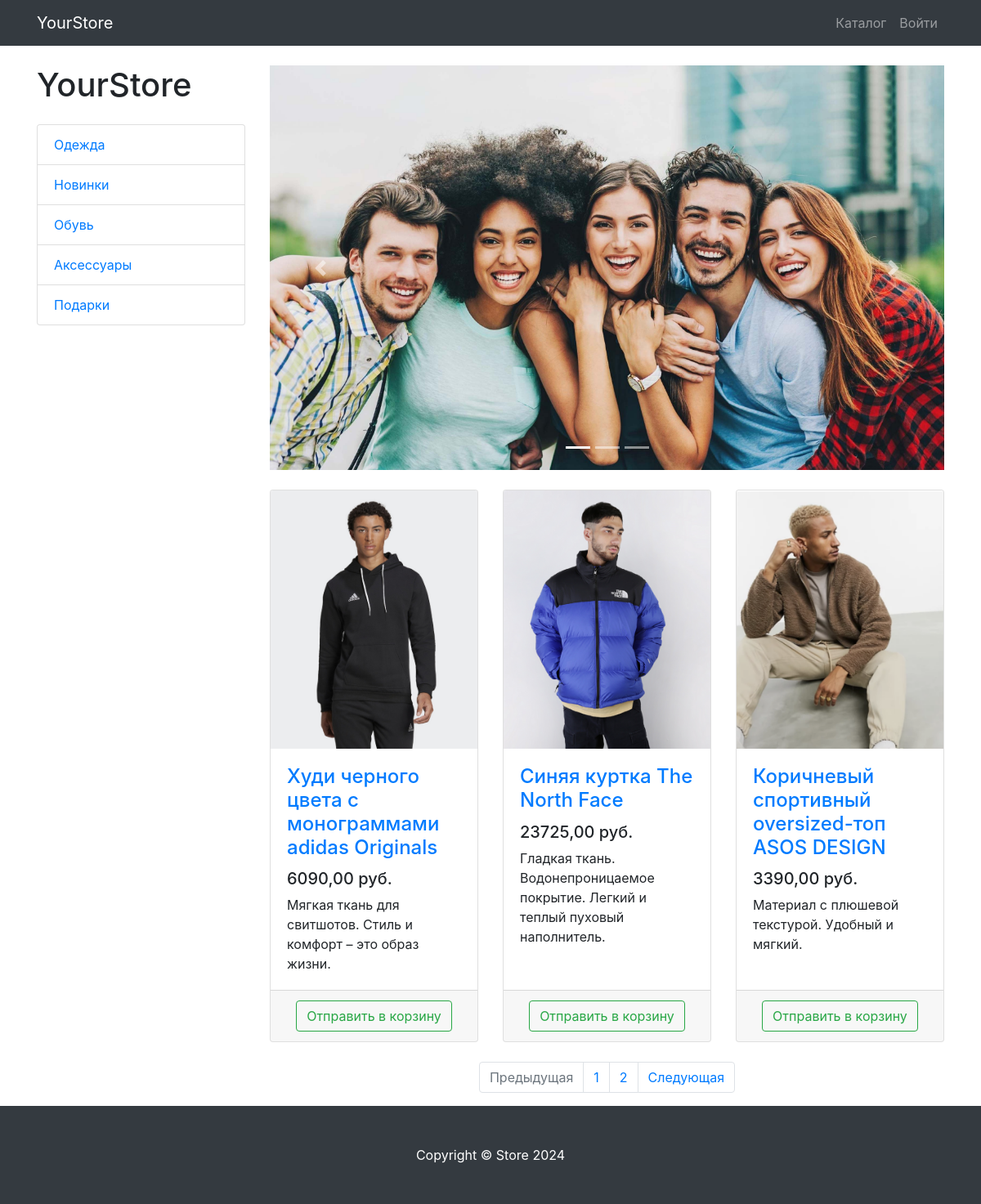
Screenshot of /products/ with the database file from the repository.
### product/models.py (models this page shows, shortened)
class ProductCategory(models.Model):
    name = models.CharField(max_length = 128, unique = True)
    description = models.TextField(null = True, blank = True)
    class Meta:
        verbose_name = 'category'
        verbose_name_plural = 'categories'

class Product(models.Model):
    name = models.CharField(max_length = 255)
    description = models.TextField()
    price = models.DecimalField(max_digits = 8, decimal_places = 2)
    quantity = models.PositiveIntegerField(default = 0)
    image = models.ImageField(upload_to = 'products_images')
    category = models.ForeignKey(to=ProductCategory, on_delete = models.CASCADE)
    class Meta:
        verbose_name = 'product'
        verbose_name_plural = 'products'

### product/views.py (the view)
# urls.py: path('products/', ProductsListView.as_view(), name = 'products'),
class ProductsListView(TitleMixin, ListView):
    model = Product
    template_name = 'product/products.html'
    paginate_by = 3
    title = 'Store-Каталог'
    def get_queryset(self):
        queryset = super(ProductsListView, self).get_queryset()
        category_id = self.kwargs.get('category_id')
        return queryset.filter(category_id=category_id) if category_id else queryset
    def get_context_data(self, *, object_list=None, **kwargs):
        context = super(ProductsListView, self).get_context_data()
        context['productcategorie'] = ProductCategory.objects.all()
        return context

### common/views.py (called while the page is built)
    def get_context_data(self, **kwargs):
        context = super(TitleMixin, self).get_context_data(**kwargs)
        context['title'] = self.title
        return context

### product/templates/product/products.html (shortened to what this page needs)
{% extends 'product/base.html' %}
{% load static %}
{% block css %}
<link href="{% static 'vendor/css/products.css' %}" rel="stylesheet">
{% endblock %}
{% block content %}
<div class="container">
    <div class="row">
        <div class="col-lg-3">
            <h1 class="my-4">YourStore</h1>
            <div class="list-group">
                {% for cat in productcategorie %}
                <a href="{% url 'category' cat.id %}" class="list-group-item">
                    {{ cat.name }}
                </a>
                {% endfor %}
            </div>
        </div>
        <div class="col-lg-9">
            <div id="carouselExampleIndicators" class="carousel slide my-4" data-ride="carousel">
                <ol class="carousel-indicators">
                    <li data-target="#carouselExampleIndicators" data-slide-to="0" class="active"></li>
                    <li data-target="#carouselExampleIndicators" data-slide-to="1"></li>
                    <li data-target="#carouselExampleIndicators" data-slide-to="2"></li>
                </ol>
                <div class="carousel-inner" role="listbox">
                    <div class="carousel-item active">
                        <img class="d-block img-fluid" src="{% static 'vendor/img/slides/slide-1.jpg' %}" alt="First slide">
                    </div>
                </div>
                <a class="carousel-control-prev" href="#carouselExampleIndicators" role="button" data-slide="prev">
                    <span class="carousel-control-prev-icon" aria-hidden="true"></span>
                </a>
                <a class="carousel-control-next" href="#carouselExampleIndicators" role="button" data-slide="next">
                    <span class="carousel-control-next-icon" aria-hidden="true"></span>
                </a>
            </div>
            <div class="row">
            {% for product in object_list %}
                <div class="col-lg-4 col-md-6 mb-4">
                    <div class="card h-100">
                        <a href="#">
                            <img class="card-img-top"
                                 src="{{ product.image.url }}"
                                 alt="">
                        </a>
                        <div class="card-body">
                            <h4 class="card-title">
                                <a href="#">{{ product.name }}</a>
                            </h4>
                            <h5>{{ product.price }} руб.</h5>
                            <p class="card-text">{{ product.description }}</p>
                        </div>
                        <div class="card-footer text-center">
                            <a class="btn btn-outline-success" href="{% url 'basket_add' product.id %}">
                                Отправить в корзину
                            </a>
                        </div>
                    </div>
                </div>
                {% endfor %}
            </div>
               {% if is_paginated %}
                    <nav aria-label="Page navigation example">
                        <ul class="pagination justify-content-center">
                            <li class="page-item {% if not page_obj.has_previous %} disabled {% endif %}">
                                <a class="page-link"
                                   href="{% if page_obj.has_previous %} {% url 'paginator' page_obj.previous_page_number %} {% else %} # {% endif %}"
                                   tabindex="-1" aria-disabled="true">
                                    Предыдущая
                                </a>
                            </li>
                            {% for page in paginator.page_range %}
                                <li class="page-item">
                                    <a class="page-link" href="{% url 'paginator' page %}">
                                        {{ page }}
                                    </a>
                                </li>
                            {% endfor %}
                            <li class="page-item {% if not page_obj.has_next %} disabled {% endif %}">
                                <a class="page-link"
                                   href="{% if page_obj.has_next %} {% url 'paginator' page_obj.next_page_number %} {% else %} # {% endif %}">
                                    Следующая
                                </a>
                            </li>
                        </ul>
                    </nav>
                {% endif %}
        </div>
    </div>
</div>
{% endblock %}
{% block footer %}
<footer class="py-5 bg-dark">
    <div class="container">
        <p class="m-0 text-center text-white">Copyright &copy; Store 2024</p>
    </div>
</footer>
{% endblock %}

### product/templates/product/base.html (shortened to what this page needs)
{% load static %}
 <!DOCTYPE html>
<html lang="en">
<head>
    <link href="{% static 'vendor/bootstrap/css/bootstrap.min.css' %}" rel="stylesheet">
    {% block css %}{% endblock %}
</head>
<body>
<nav class="navbar navbar-expand-lg navbar-dark bg-dark fixed-top">
    <div class="container">
        <a class="navbar-brand" href="{% url 'index' %}">YourStore</a>
        <div class="collapse navbar-collapse" id="navbarResponsive">
            <ul class="navbar-nav ml-auto">
                <li class="nav-item">
                    <a class="nav-link" href="{% url 'products' %}">Каталог  </a>
                </li>
                {% if user.is_authenticated %}
                 <li class="nav-item dropdown">
                    <a class="nav-link dropdown-toggle" href="#" id="navbarDropdown" role="button"
                       data-bs-toggle="dropdown" aria-expanded="false">
                        <i class="fas fa-user-circle"></i>
                    </a>
                    <ul class="dropdown-menu" aria-labelledby="navbarDropdown">
                        <li>
                            <a class="dropdown-item" href="{% url 'profile' user.id %}">Профиль</a>
                        </li>
                        <li><a class="dropdown-item" href="orders/orders.html">Заказы</a></li>
                        {% if user.is_superuser or user.is_staff %}
                          <li><a class="dropdown-item" href="{% url 'admin:index' %}">Админ-панель</a></li>
                        {% endif %}
                        <li>
                            <hr class="dropdown-divider">
                        </li>
                        <li>
                            <a class="dropdown-item" href="{% url 'logout' %}">
                                Выйти
                            </a>
                        </li>
                    </ul>
                </li>
                {% else %}
                <li class="nav-item">
                    <a class="nav-link" href="{% url 'login' %}">Войти </a>
                </li>
                {% endif %}
            </ul>
        </div>
    </div>
</nav>
{% block content %}{% endblock %}
{% block footer %}{% endblock %}
</body>
</html>

### rows the page displays
ProductCategory: name "Одежда"
ProductCategory: name "Новинки"
ProductCategory: name "Обувь"
ProductCategory: name "Аксессуары"
ProductCategory: name "Подарки"
Product: image (picture), name "Худи черного цвета с монограммами adidas Originals", price "6090,00", description "Мягкая ткань для свитшотов. Стиль и комфорт – это образ жизни."
Product: image (picture), name "Синяя куртка The North Face", price "23725,00", description "Гладкая ткань. Водонепроницаемое покрытие. Легкий и теплый пуховый наполнитель."
Product: image (picture), name "Коричневый спортивный oversized-топ ASOS DESIGN", price "3390,00", description "Материал с плюшевой текстурой. Удобный и мягкий."

### other values shown
{{ page }} "1" "2"
